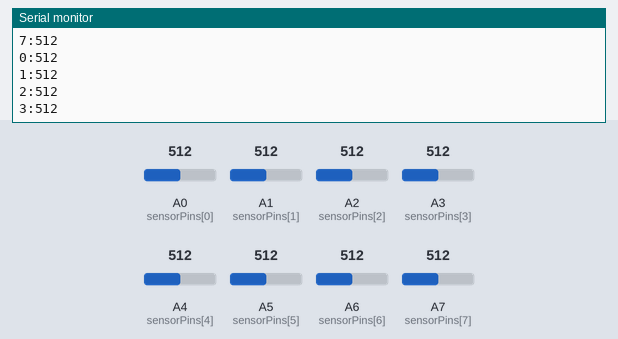
A sketch run on a simulated Arduino Nano, built with avr-gcc and run on an emulated ATmega328P. On the bench: the last lines printed to the serial monitor. The test bench sets the inputs (shaded band); at power-on: A0 (sensorPins[0]) = 512, A1 (sensorPins[1]) = 512, A2 (sensorPins[2]) = 512, A3 (sensorPins[3]) = 512, A4 (sensorPins[4]) = 512, A5 (sensorPins[5]) = 512, A6 (sensorPins[6]) = 512, A7 (sensorPins[7]) = 512.

Above: at 1.2 s.
1.3 s: A0 (sensorPins[0]) set to 716
At 1.9 s:
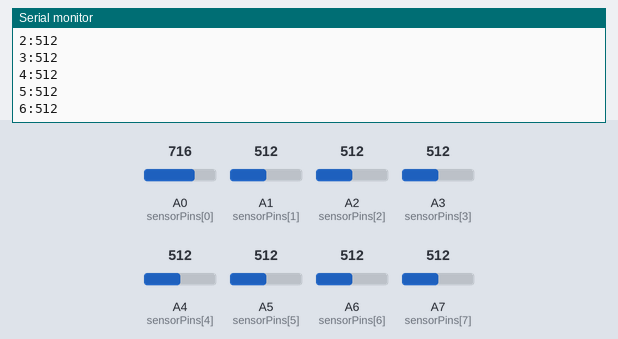
2.8 s: A1 (sensorPins[1]) set to 716
At 3.9 s:
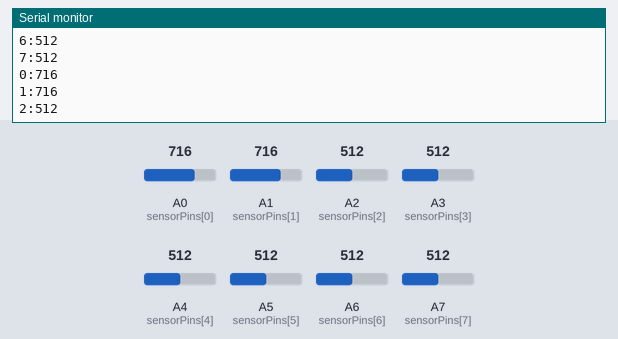
4.3 s: A2 (sensorPins[2]) set to 716
At 5.0 s:
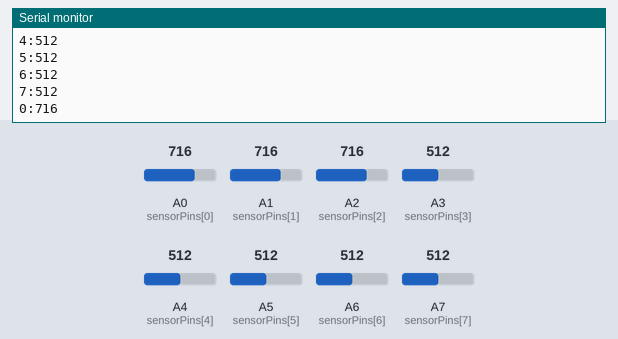
5.8 s: A3 (sensorPins[3]) set to 716
At 6.7 s:
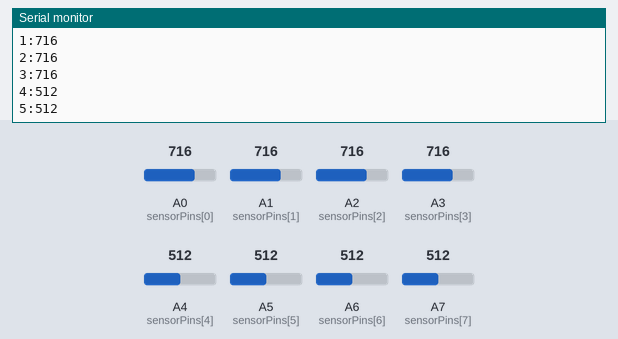
7.3 s: A4 (sensorPins[4]) set to 716
At 8.3 s:
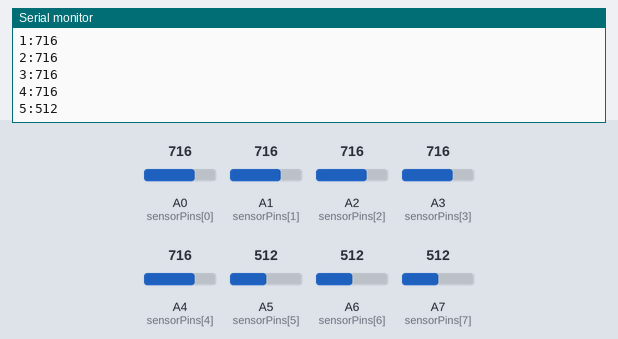
Timing chart, 0 to 8.6 s (numbered marks = the images above; inputs shaded):
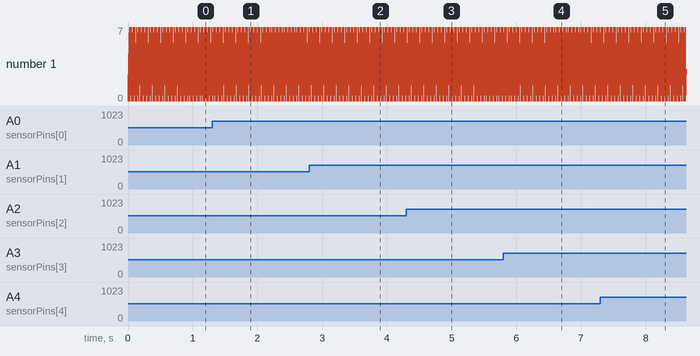

The sketch:

arduino_nano_old_ananlog_read_usb.ino
```cpp
String to_print = "";
int sensor_value = 0;
const int numSensors = 8;
int sensorPins[numSensors] = {A0, A1, A2, A3, A4, A5, A6, A7};

void setup() {
  // Start the serial communication at 115200 baud rate
  Serial.begin(115200);

  // Setup each analog pin as input
  for (int i = 0; i < numSensors; i++) {
    pinMode(sensorPins[i], INPUT);
  }
}

void loop() {

  for (int i = 0; i < numSensors; i++) {
    to_print = "";
    sensor_value = analogRead(sensorPins[i]);
    to_print += String(i) + ":" + String(sensor_value) + " ";
    Serial.println(to_print);
    delay(3);  // 2ms delay after each print
  }
}
```

Measured:
- after the input at 1.3 s, the serial monitor: prints a new line at once (image 1)
- after the input at 2.8 s, the serial monitor: prints a new line at once (image 2)
- after the input at 4.3 s, the serial monitor: prints a new line at once (image 3)
- after the input at 5.8 s, the serial monitor: prints a new line at once (image 4)
- after the input at 7.3 s, the serial monitor: prints a new line at once (image 5)
